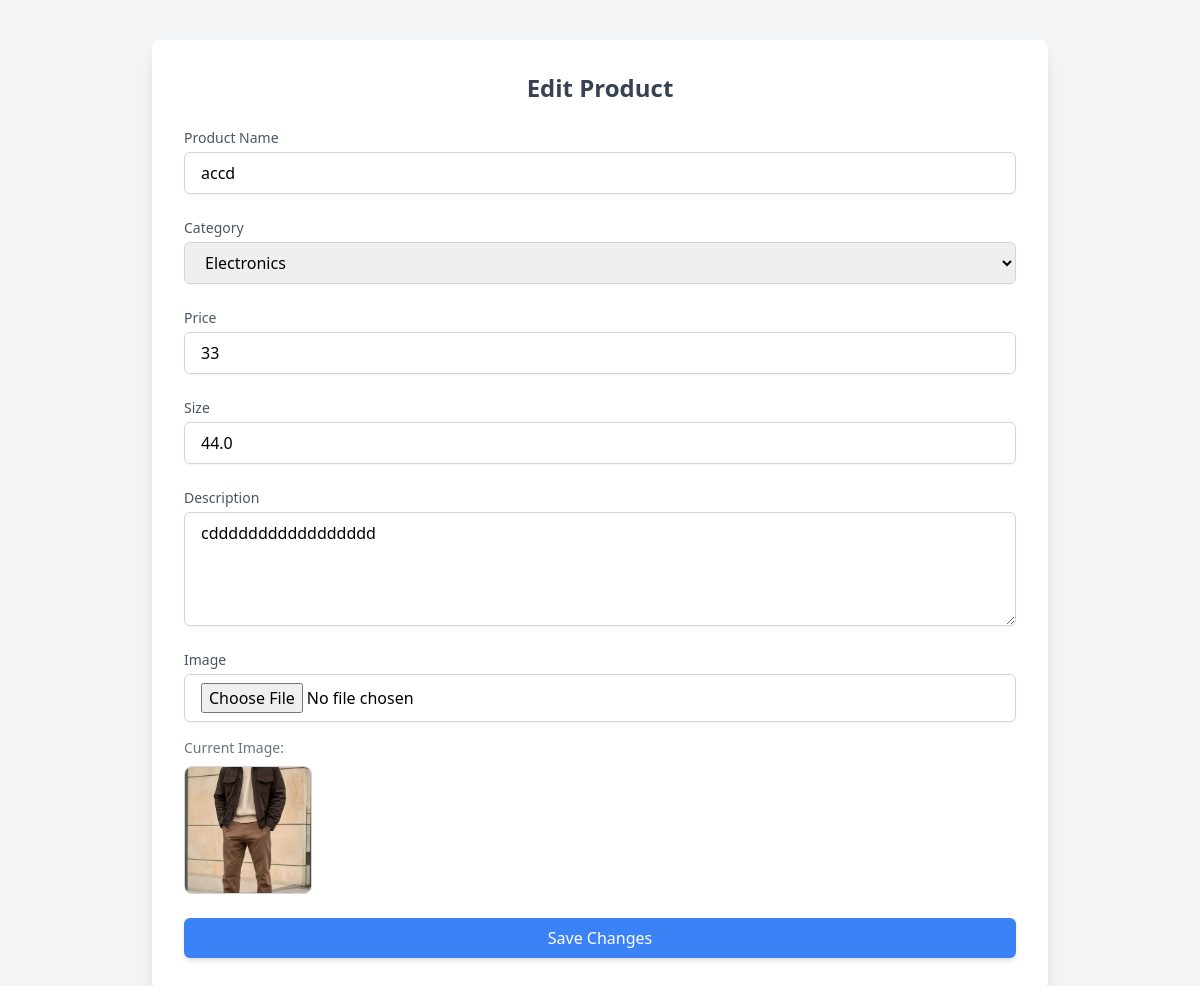
/productedit/29/, run on the app's committed database.
### virtualfitting/models.py (models this page shows, shortened)
class addproduct(models.Model):
    productname=models.CharField(max_length=20,null=True,blank=True)
    CATEGORY_CHOICE = [
        ('tshirt','T-shirt'),
        ('shirt','Shirt'),
        ('shoes','Shoes'),
        ('westernwear','Westernwear'),
        ('watch','Watch'),
        ('glass','Glass'),
        ('cap','Cap'),
        ('casualwear','Casualwear'),
        ('jewellery','Jewellery'),
        ('coat','Coat'),
        ('gown','Gown'),
    ]
    category=models.CharField(max_length=20,choices=CATEGORY_CHOICE)
    price=models.IntegerField(null=True,blank=True)
    size=models.CharField(max_length=20,null=True,blank=True)
    description=models.CharField(max_length=225,null=True,blank=True)
    image=models.ImageField(upload_to='shop/',null=True,blank=True)
    created_at=models.DateField(auto_now_add=True)
    product_id=models.IntegerField(unique=True)
    stock=models.IntegerField(null=True,blank=True)
    status_choice=[
        ('available','Available'),
        ('out_of_stock','Out_of_stock'),
    ]
    status=models.CharField(max_length=20, choices=status_choice,default='available')
    email=models.CharField(max_length=50)
    gender_choices=(
        ('MALE','male'),
        ('FEMALE','female'),
    )
    gender=models.CharField(max_length=10,choices=gender_choices,null=True,blank=True)

### virtualfitting/views.py (the view, shortened to what this page needs)
# urls.py: path('productedit/<int:eid>/',views.productedit,name='productedit'),
def productedit(request,eid):
    edit=addproduct.objects.get(id=eid)
    return render(request,'productedit.html',{'edt':edit})

### virtualfitting/templates/productedit.html (shortened to what this page needs)
<!DOCTYPE html>
<html lang="en">
<head>
  <script src="https://cdn.tailwindcss.com"></script>
</head>
<body class="bg-gray-100">
  <div class="max-w-4xl mx-auto mt-10 bg-white p-8 shadow-lg rounded-lg">
    <h1 class="text-2xl font-bold text-center mb-6 text-gray-700">Edit Product</h1>
    <form method="POST" enctype="multipart/form-data" class="space-y-6">
      <div>
        <label for="productname" class="block text-sm font-medium text-gray-600">Product Name</label>
        <input
          type="text"
          id="productname"
          name="productname"
          value="{{ edt.productname }}"
          required
          class="mt-1 block w-full px-4 py-2 border border-gray-300 rounded-md shadow-sm focus:ring-blue-500 focus:border-blue-500"
        >
      </div>
      <div>
        <label for="category" class="block text-sm font-medium text-gray-600">Category</label>
        <select
          id="category"
          name="category"
          required
          class="mt-1 block w-full px-4 py-2 border border-gray-300 rounded-md shadow-sm focus:ring-blue-500 focus:border-blue-500"
        >
          <option value="Electronics" {% if edt.category == "Electronics" %}selected{% endif %}>Electronics</option>
        </select>
      </div>
      <div>
        <label for="price" class="block text-sm font-medium text-gray-600">Price</label>
        <input
          type="number"
          id="price"
          name="price"
          value="{{ edt.price }}"
          required
          class="mt-1 block w-full px-4 py-2 border border-gray-300 rounded-md shadow-sm focus:ring-blue-500 focus:border-blue-500"
        >
      </div>
      <div>
        <label for="size" class="block text-sm font-medium text-gray-600">Size</label>
        <input
          type="text"
          id="size"
          name="size"
          value="{{ edt.size }}"
          required
          class="mt-1 block w-full px-4 py-2 border border-gray-300 rounded-md shadow-sm focus:ring-blue-500 focus:border-blue-500"
        >
      </div>
      <div>
        <label for="description" class="block text-sm font-medium text-gray-600">Description</label>
        <textarea
          id="description"
          name="description"
          rows="4"
          required
          class="mt-1 block w-full px-4 py-2 border border-gray-300 rounded-md shadow-sm focus:ring-blue-500 focus:border-blue-500"
        >{{ edt.description }}</textarea>
      </div>
      <div>
        <label for="image" class="block text-sm font-medium text-gray-600">Image</label>
        <input
          type="file"
          id="image"
          name="image"
          class="mt-1 block w-full px-4 py-2 border border-gray-300 rounded-md shadow-sm focus:ring-blue-500 focus:border-blue-500"
        >
        {% if edt.image %}
        <div class="mt-4">
          <p class="text-sm text-gray-500">Current Image:</p>
          <img src="{{ edt.image.url }}" alt="Product Image" class="w-32 h-32 object-cover rounded-lg border border-gray-300 mt-2">
        </div>
        {% endif %}
      </div>
      <div>
        <button
          type="submit"
          class="w-full bg-blue-500 text-white py-2 px-4 rounded-md shadow-md hover:bg-blue-600"
        >
          Save Changes
        </button>
      </div>
    </form>
  </div>
</body>
</html>

### data on the page
addproduct: productname "accd", price "33", size "44.0", description "cddddddddddddddddd", image (picture)
